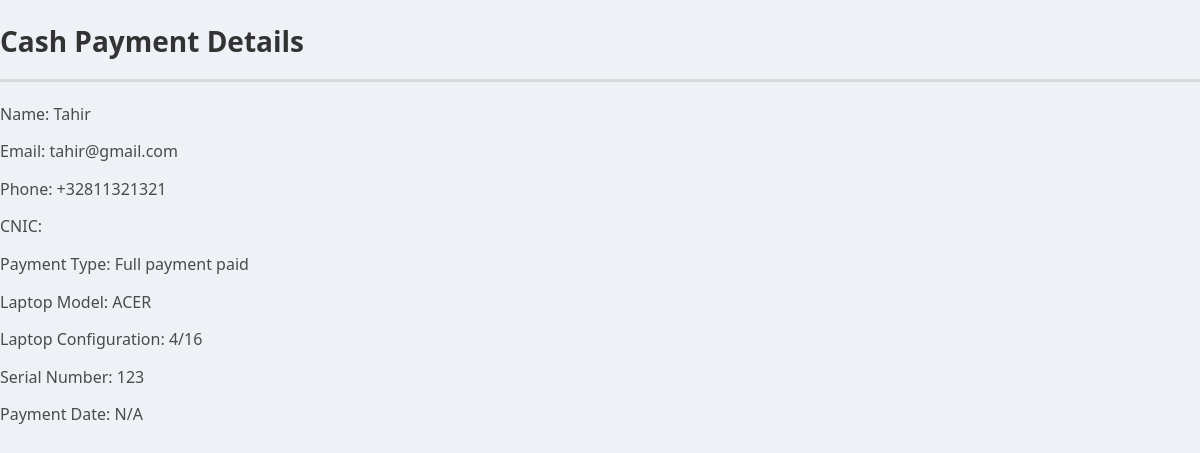
Screenshot of /view_cash_payment.php?user_id=7 with the database file from the repository.
### tables this page shows
CREATE TABLE `users` (
  `id` int NOT NULL,
  `name` varchar(255) NOT NULL,
  `email` varchar(255) NOT NULL,
  `password` varchar(255) NOT NULL,
  `phone` varchar(20) DEFAULT NULL,
  `laptop_model` varchar(255) DEFAULT NULL,
  `laptop_configuration` text,
  `serial_number` varchar(255) DEFAULT NULL,
  `photos` text,
  `cnic` varchar(20) DEFAULT NULL,
  `payment_type` enum('cash','installment') DEFAULT NULL
);

### view_cash_payment.php (the view, shortened to what this page needs)
<?php
include 'db.php';
$user_id = $_GET['user_id'];
$sql = "SELECT * FROM users WHERE id='$user_id'";
$result = $conn->query($sql);
$user = $result->fetch_assoc();
?>
<!DOCTYPE html>
<html lang="en">
<head>
    <link rel="stylesheet" href="style.css">
</head>
<body>
    <h1>Cash Payment Details</h1>
    <p>Name: <?php echo $user['name']; ?></p>
    <p>Email: <?php echo $user['email']; ?></p>
    <p>Phone: <?php echo $user['phone']; ?></p>
    <p>CNIC: <?php echo $user['cnic']; ?></p>
    <p>Payment Type: Full payment paid</p>
    <p>Laptop Model: <?php echo $user['laptop_model']; ?></p>
    <p>Laptop Configuration: <?php echo $user['laptop_configuration']; ?></p>
    <p>Serial Number: <?php echo $user['serial_number']; ?></p>
    <p>Payment Date: <?php echo isset($user['created_at']) ? $user['created_at'] : 'N/A'; ?></p>
</body>
</html>

### style.css (style rules this page uses)
body { font-family: 'Segoe UI', Tahoma, Geneva, Verdana, sans-serif; margin: 0; padding: 0; background-color: #eef2f7; color: #4a4a4a; line-height: 1.6; }
h1, h2 { color: #333; font-weight: 600; margin-bottom: 20px; }
h1 { font-size: 28px; border-bottom: 3px solid #d9d9d9; padding-bottom: 15px; }
p { margin: 12px 0; font-size: 16px; }

### rows the page displays
users: name "Tahir", email "tahir@gmail.com", phone "+32811321321", laptop_model "ACER", laptop_configuration "4/16", serial_number "123"
